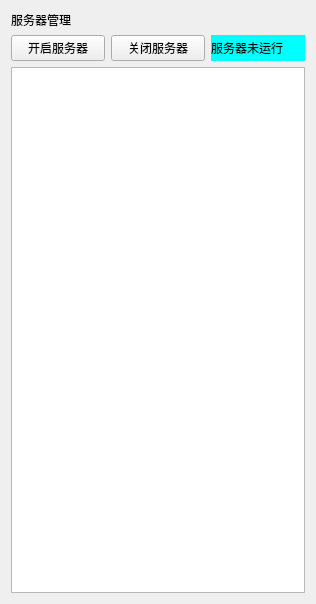
<?xml version="1.0" encoding="UTF-8"?>
<ui version="4.0">
 <class>Server</class>
 <widget class="QWidget" name="Server">
  <property name="geometry">
   <rect>
    <x>0</x>
    <y>0</y>
    <width>316</width>
    <height>604</height>
   </rect>
  </property>
  <property name="windowTitle">
   <string>Server</string>
  </property>
  <layout class="QGridLayout" name="gridLayout">
   <item row="0" column="0">
    <layout class="QVBoxLayout" name="verticalLayout">
     <item>
      <widget class="QLabel" name="label_2">
       <property name="text">
        <string>服务器管理</string>
       </property>
      </widget>
     </item>
     <item>
      <layout class="QHBoxLayout" name="horizontalLayout">
       <item>
        <widget class="QPushButton" name="pushButton_open">
         <property name="text">
          <string>开启服务器</string>
         </property>
        </widget>
       </item>
       <item>
        <widget class="QPushButton" name="pushButton_close">
         <property name="text">
          <string>关闭服务器</string>
         </property>
        </widget>
       </item>
       <item>
        <widget class="QLabel" name="label">
         <property name="styleSheet">
          <string notr="true">background-color: rgb(0, 255, 255);</string>
         </property>
         <property name="text">
          <string>服务器未运行</string>
         </property>
        </widget>
       </item>
      </layout>
     </item>
    </layout>
   </item>
   <item row="1" column="0">
    <widget class="QTableWidget" name="tableWidget"/>
   </item>
  </layout>
 </widget>
 <resources/>
 <connections/>
</ui>
